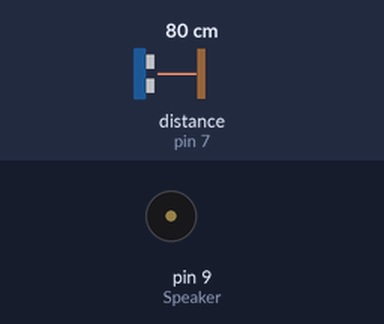
Recording of a sketch running on a simulated Arduino Uno, built with avr-gcc and run on an emulated ATmega328P. Parts: buzzer (waves = sounding). Wiring (inferred from the names in the program): ultrasonic range finder: trigger pin 6; echo pin 7. The test bench sets the inputs (shaded band); at power-on: distance to the obstacle (sensor on pin 7) 80 cm. The echo pulse lasts 58.3 µs per cm; what the sketch prints to the serial monitor is not drawn.

Above: at 1.2 s.
1.3 s: distance to the obstacle (sensor on pin 7) set to 33 cm
2.8 s: distance to the obstacle (sensor on pin 7) set to 27 cm
Timing chart, 0 to 10.3 s (numbered marks = the images above; inputs shaded):
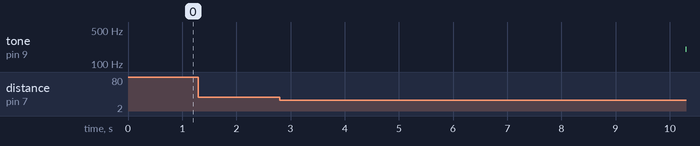

Measured:
- after the input at 1.3 s, every drawn part: stays the same
- after the input at 2.8 s, tone on pin 9 (Speaker): silent → 200 Hz after 7.5 s

The sketch:

Parking_Sensor.ino
```cpp
/*
 * code to play sound when detecting an object
 */


#define Trig 6 // Lets define Trig
#define Echo 7 // Lets define Echo

int distance;
long duration;


void setup() {
  // OwO Lets regester some pins:

  pinMode(Trig, OUTPUT); // Pin-6 (Trig)
  pinMode(Echo, INPUT); // pin-7 (Echo)
  pinMode(9, OUTPUT); // Speaker
  Serial.begin(9600); // Setup serial value
}

void loop() {

  // Some working stuffs goes here:

  digitalWrite(Trig, LOW); // Turning off if the thing is working
  delayMicroseconds(2); // Lets delay
  digitalWrite(Trig, HIGH);
  delayMicroseconds(10);
  digitalWrite(Trig, LOW);
  duration = pulseIn(Echo, HIGH);
  distance = ( 0.034*duration / 2); // Distance caculation
  Serial.println(distance); // Lets print the distance
  if(distance<30)
  {
    tone(9,150,600); // Define the tune
    tone(9,200,600); // ""
  }
}
```
